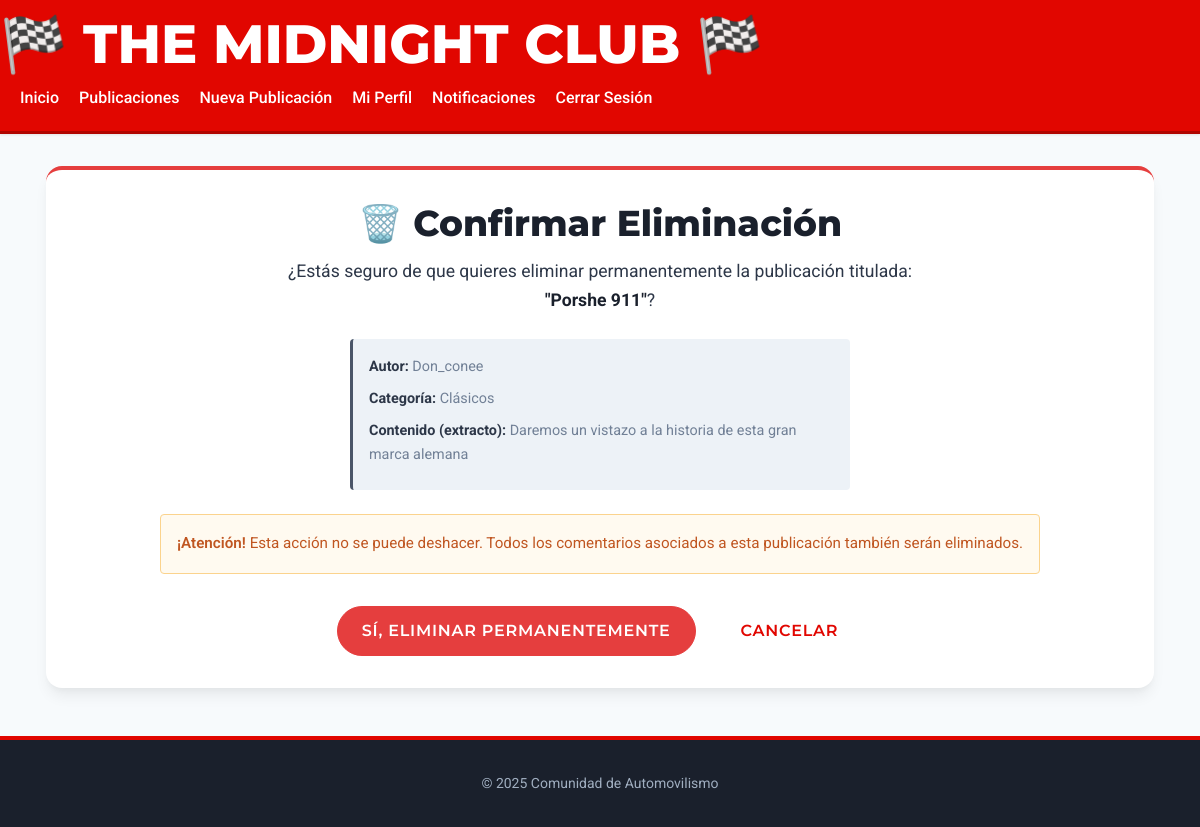
The page /posts/2/eliminar/ (signed in) on the database its author committed.
### publicaciones/models.py (models this page shows, shortened)
class Publicacion(models.Model):
    autor = models.ForeignKey(User, on_delete=models.CASCADE)
    titulo = models.CharField(max_length=100)
    contenido = models.TextField()
    categoria = models.CharField(max_length=50, choices=CATEGORIAS_CHOICES, default='otros')
    imagen = models.ImageField(upload_to='publicaciones/', blank=True, null=True)
    fecha_creacion = models.DateTimeField(auto_now_add=True)
    fecha_modificacion = models.DateTimeField(auto_now=True)
    likes = models.ManyToManyField(User, related_name='publicaciones_gustadas', blank=True)
    class Meta:
        ordering = ['-fecha_creacion']
    def get_absolute_url(self):
        return reverse('detalle_publicacion', kwargs={'pk': self.pk})

### publicaciones/views.py (the view)
# urls.py: path('<int:pk>/eliminar/', views.eliminar_publicacion, name='eliminar_publicacion'),
@login_required
def eliminar_publicacion(request, pk):
    publicacion = get_object_or_404(Publicacion, pk=pk, autor=request.user)
    if request.method == 'POST':
        publicacion.delete()
        return redirect('lista_publicaciones')
    return render(request, 'publicaciones/confirmar_eliminar.html', {'publicacion': publicacion})

### notificaciones/context_processors.py (called while the page is built)
def contador_notificaciones_no_leidas(request):
    if request.user.is_authenticated:
        count = Notificacion.objects.filter(destinatario=request.user, leida=False).count()
        return {'notificaciones_no_leidas_count': count}
    return {}

### publicaciones/templates/publicaciones/confirmar_eliminar.html (shortened to what this page needs)
{% extends 'base.html' %}
{% load static %}
{% block content %}
<div class="confirm-delete-page container">
    <div class="confirm-delete-card">
        <h1 class="page-title">🗑️ Confirmar Eliminación</h1>
        <p class="confirmation-message">
            ¿Estás seguro de que quieres eliminar permanentemente la publicación titulada:
            <br><strong>"{{ publicacion.titulo }}"</strong>?
        </p>
        <blockquote class="item-to-delete-preview">
            <p><strong>Autor:</strong> {{ publicacion.autor.username }}</p>
            <p><strong>Categoría:</strong> {{ publicacion.get_categoria_display }}</p>
            <p><strong>Contenido (extracto):</strong> {{ publicacion.contenido|truncatewords:30 }}</p>
        </blockquote>
        <p class="warning-message">
            <strong>¡Atención!</strong> Esta acción no se puede deshacer. Todos los comentarios asociados a esta publicación también serán eliminados.
        </p>
        <form method="post" class="confirmation-form">
            <div class="form-actions">
                <button type="submit" class="btn btn-danger btn-lg">Sí, Eliminar Permanentemente</button>
                <a href="{{ publicacion.get_absolute_url }}" class="btn btn-outline-secondary btn-lg">Cancelar</a>
            </div>
        </form>
    </div>
</div>
{% endblock %}

### rows shown on the page
Publicacion: titulo "Porshe 911", autor.username "Don_conee", categoria "Clásicos", contenido "Daremos un vistazo a la historia de esta gran marca alemana"
